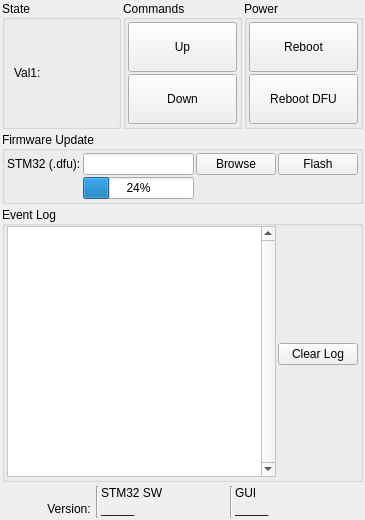
<?xml version="1.0" encoding="UTF-8"?>
<ui version="4.0">
 <class>Form</class>
 <widget class="QWidget" name="Form">
  <property name="geometry">
   <rect>
    <x>0</x>
    <y>0</y>
    <width>365</width>
    <height>520</height>
   </rect>
  </property>
  <property name="sizePolicy">
   <sizepolicy hsizetype="Maximum" vsizetype="Maximum">
    <horstretch>0</horstretch>
    <verstretch>0</verstretch>
   </sizepolicy>
  </property>
  <property name="windowTitle">
   <string>Form</string>
  </property>
  <layout class="QGridLayout" name="gridLayout_51">
   <property name="leftMargin">
    <number>2</number>
   </property>
   <property name="topMargin">
    <number>0</number>
   </property>
   <property name="rightMargin">
    <number>2</number>
   </property>
   <property name="bottomMargin">
    <number>0</number>
   </property>
   <property name="spacing">
    <number>2</number>
   </property>
   <item row="7" column="2">
    <widget class="QGroupBox" name="groupBox_control_power">
     <property name="sizePolicy">
      <sizepolicy hsizetype="Preferred" vsizetype="Minimum">
       <horstretch>0</horstretch>
       <verstretch>0</verstretch>
      </sizepolicy>
     </property>
     <property name="title">
      <string>Power</string>
     </property>
     <property name="alignment">
      <set>Qt::AlignmentFlag::AlignLeading|Qt::AlignmentFlag::AlignLeft|Qt::AlignmentFlag::AlignVCenter</set>
     </property>
     <layout class="QGridLayout" name="gridLayout_12">
      <property name="leftMargin">
       <number>2</number>
      </property>
      <property name="topMargin">
       <number>2</number>
      </property>
      <property name="rightMargin">
       <number>2</number>
      </property>
      <property name="bottomMargin">
       <number>2</number>
      </property>
      <property name="spacing">
       <number>2</number>
      </property>
      <item row="2" column="0">
       <widget class="QPushButton" name="control_reboot_bootloader">
        <property name="sizePolicy">
         <sizepolicy hsizetype="Minimum" vsizetype="Minimum">
          <horstretch>0</horstretch>
          <verstretch>0</verstretch>
         </sizepolicy>
        </property>
        <property name="minimumSize">
         <size>
          <width>50</width>
          <height>50</height>
         </size>
        </property>
        <property name="text">
         <string>Reboot DFU</string>
        </property>
       </widget>
      </item>
      <item row="1" column="0">
       <widget class="QPushButton" name="control_reboot">
        <property name="sizePolicy">
         <sizepolicy hsizetype="Minimum" vsizetype="Minimum">
          <horstretch>0</horstretch>
          <verstretch>0</verstretch>
         </sizepolicy>
        </property>
        <property name="minimumSize">
         <size>
          <width>50</width>
          <height>50</height>
         </size>
        </property>
        <property name="text">
         <string>Reboot</string>
        </property>
       </widget>
      </item>
     </layout>
    </widget>
   </item>
   <item row="7" column="1">
    <widget class="QGroupBox" name="groupBox_control_brightness">
     <property name="sizePolicy">
      <sizepolicy hsizetype="Preferred" vsizetype="Minimum">
       <horstretch>0</horstretch>
       <verstretch>0</verstretch>
      </sizepolicy>
     </property>
     <property name="title">
      <string>Commands</string>
     </property>
     <property name="alignment">
      <set>Qt::AlignmentFlag::AlignLeading|Qt::AlignmentFlag::AlignLeft|Qt::AlignmentFlag::AlignVCenter</set>
     </property>
     <layout class="QGridLayout" name="gridLayout_9">
      <property name="leftMargin">
       <number>2</number>
      </property>
      <property name="topMargin">
       <number>2</number>
      </property>
      <property name="rightMargin">
       <number>2</number>
      </property>
      <property name="bottomMargin">
       <number>2</number>
      </property>
      <property name="spacing">
       <number>2</number>
      </property>
      <item row="1" column="0">
       <widget class="QPushButton" name="control_brightness_up">
        <property name="sizePolicy">
         <sizepolicy hsizetype="Minimum" vsizetype="Minimum">
          <horstretch>0</horstretch>
          <verstretch>0</verstretch>
         </sizepolicy>
        </property>
        <property name="minimumSize">
         <size>
          <width>50</width>
          <height>50</height>
         </size>
        </property>
        <property name="text">
         <string>Up</string>
        </property>
        <property name="autoDefault">
         <bool>true</bool>
        </property>
       </widget>
      </item>
      <item row="2" column="0">
       <widget class="QPushButton" name="control_brightness_down">
        <property name="sizePolicy">
         <sizepolicy hsizetype="Minimum" vsizetype="Minimum">
          <horstretch>0</horstretch>
          <verstretch>0</verstretch>
         </sizepolicy>
        </property>
        <property name="minimumSize">
         <size>
          <width>50</width>
          <height>50</height>
         </size>
        </property>
        <property name="text">
         <string>Down</string>
        </property>
        <property name="autoDefault">
         <bool>true</bool>
        </property>
       </widget>
      </item>
     </layout>
    </widget>
   </item>
   <item row="7" column="0">
    <widget class="QGroupBox" name="groupBox_control_brightness_2">
     <property name="sizePolicy">
      <sizepolicy hsizetype="Preferred" vsizetype="Minimum">
       <horstretch>0</horstretch>
       <verstretch>0</verstretch>
      </sizepolicy>
     </property>
     <property name="title">
      <string>State</string>
     </property>
     <property name="alignment">
      <set>Qt::AlignmentFlag::AlignLeading|Qt::AlignmentFlag::AlignLeft|Qt::AlignmentFlag::AlignVCenter</set>
     </property>
     <layout class="QGridLayout" name="gridLayout_3">
      <item row="0" column="0">
       <widget class="QLabel" name="label_state_val1">
        <property name="sizePolicy">
         <sizepolicy hsizetype="Preferred" vsizetype="Maximum">
          <horstretch>0</horstretch>
          <verstretch>0</verstretch>
         </sizepolicy>
        </property>
        <property name="text">
         <string>Val1:</string>
        </property>
       </widget>
      </item>
      <item row="0" column="1">
       <widget class="QLabel" name="state_val1">
        <property name="sizePolicy">
         <sizepolicy hsizetype="Preferred" vsizetype="Maximum">
          <horstretch>0</horstretch>
          <verstretch>0</verstretch>
         </sizepolicy>
        </property>
        <property name="text">
         <string/>
        </property>
       </widget>
      </item>
     </layout>
    </widget>
   </item>
   <item row="8" column="0" colspan="3">
    <widget class="QGroupBox" name="groupBox_firmware_update">
     <property name="sizePolicy">
      <sizepolicy hsizetype="Preferred" vsizetype="Minimum">
       <horstretch>0</horstretch>
       <verstretch>0</verstretch>
      </sizepolicy>
     </property>
     <property name="title">
      <string>Firmware Update</string>
     </property>
     <property name="alignment">
      <set>Qt::AlignmentFlag::AlignLeading|Qt::AlignmentFlag::AlignLeft|Qt::AlignmentFlag::AlignVCenter</set>
     </property>
     <layout class="QGridLayout" name="gridLayout_2">
      <property name="leftMargin">
       <number>2</number>
      </property>
      <property name="topMargin">
       <number>2</number>
      </property>
      <property name="rightMargin">
       <number>2</number>
      </property>
      <property name="bottomMargin">
       <number>2</number>
      </property>
      <property name="spacing">
       <number>2</number>
      </property>
      <item row="0" column="2">
       <widget class="QPushButton" name="pushButton_browse_stm32">
        <property name="sizePolicy">
         <sizepolicy hsizetype="Minimum" vsizetype="Fixed">
          <horstretch>0</horstretch>
          <verstretch>0</verstretch>
         </sizepolicy>
        </property>
        <property name="text">
         <string>Browse</string>
        </property>
       </widget>
      </item>
      <item row="0" column="1">
       <widget class="QLineEdit" name="lineEdit_stm32_fw_file_name"/>
      </item>
      <item row="0" column="3">
       <widget class="QPushButton" name="pushButton_update_stm32">
        <property name="sizePolicy">
         <sizepolicy hsizetype="Minimum" vsizetype="Fixed">
          <horstretch>0</horstretch>
          <verstretch>0</verstretch>
         </sizepolicy>
        </property>
        <property name="text">
         <string>Flash</string>
        </property>
        <property name="flat">
         <bool>false</bool>
        </property>
       </widget>
      </item>
      <item row="0" column="0">
       <widget class="QLabel" name="label_stm32_fw">
        <property name="sizePolicy">
         <sizepolicy hsizetype="Preferred" vsizetype="Maximum">
          <horstretch>0</horstretch>
          <verstretch>0</verstretch>
         </sizepolicy>
        </property>
        <property name="text">
         <string>STM32 (.dfu):</string>
        </property>
       </widget>
      </item>
      <item row="1" column="1">
       <widget class="QProgressBar" name="progress_bar_fw">
        <property name="sizePolicy">
         <sizepolicy hsizetype="Expanding" vsizetype="Fixed">
          <horstretch>0</horstretch>
          <verstretch>0</verstretch>
         </sizepolicy>
        </property>
        <property name="value">
         <number>24</number>
        </property>
       </widget>
      </item>
     </layout>
    </widget>
   </item>
   <item row="9" column="0" colspan="3">
    <widget class="QGroupBox" name="groupBox_event_log">
     <property name="sizePolicy">
      <sizepolicy hsizetype="Preferred" vsizetype="Expanding">
       <horstretch>0</horstretch>
       <verstretch>0</verstretch>
      </sizepolicy>
     </property>
     <property name="title">
      <string>Event Log</string>
     </property>
     <property name="alignment">
      <set>Qt::AlignmentFlag::AlignLeading|Qt::AlignmentFlag::AlignLeft|Qt::AlignmentFlag::AlignVCenter</set>
     </property>
     <layout class="QGridLayout" name="gridLayout">
      <property name="leftMargin">
       <number>2</number>
      </property>
      <property name="topMargin">
       <number>0</number>
      </property>
      <property name="rightMargin">
       <number>2</number>
      </property>
      <property name="bottomMargin">
       <number>2</number>
      </property>
      <property name="horizontalSpacing">
       <number>2</number>
      </property>
      <property name="verticalSpacing">
       <number>0</number>
      </property>
      <item row="4" column="1">
       <spacer name="verticalSpacer_2">
        <property name="orientation">
         <enum>Qt::Orientation::Vertical</enum>
        </property>
        <property name="sizeType">
         <enum>QSizePolicy::Policy::Expanding</enum>
        </property>
        <property name="sizeHint" stdset="0">
         <size>
          <width>0</width>
          <height>0</height>
         </size>
        </property>
       </spacer>
      </item>
      <item row="2" column="1">
       <spacer name="verticalSpacer">
        <property name="orientation">
         <enum>Qt::Orientation::Vertical</enum>
        </property>
        <property name="sizeType">
         <enum>QSizePolicy::Policy::Expanding</enum>
        </property>
        <property name="sizeHint" stdset="0">
         <size>
          <width>0</width>
          <height>0</height>
         </size>
        </property>
       </spacer>
      </item>
      <item row="1" column="1">
       <widget class="QWidget" name="serial_log_side" native="true">
        <property name="sizePolicy">
         <sizepolicy hsizetype="Fixed" vsizetype="Fixed">
          <horstretch>0</horstretch>
          <verstretch>0</verstretch>
         </sizepolicy>
        </property>
        <layout class="QGridLayout" name="gridLayout_17">
         <property name="leftMargin">
          <number>2</number>
         </property>
         <property name="topMargin">
          <number>2</number>
         </property>
         <property name="rightMargin">
          <number>2</number>
         </property>
         <property name="bottomMargin">
          <number>2</number>
         </property>
         <property name="spacing">
          <number>2</number>
         </property>
        </layout>
       </widget>
      </item>
      <item row="0" column="0" rowspan="5">
       <widget class="QPlainTextEdit" name="plainTextEdit_event_log">
        <property name="sizePolicy">
         <sizepolicy hsizetype="Expanding" vsizetype="Expanding">
          <horstretch>0</horstretch>
          <verstretch>0</verstretch>
         </sizepolicy>
        </property>
        <property name="minimumSize">
         <size>
          <width>0</width>
          <height>150</height>
         </size>
        </property>
        <property name="font">
         <font>
          <family>Monospace</family>
         </font>
        </property>
        <property name="focusPolicy">
         <enum>Qt::FocusPolicy::StrongFocus</enum>
        </property>
        <property name="styleSheet">
         <string notr="true">QPlainTextEdit {background-color: rgb(255, 255, 255);}</string>
        </property>
        <property name="verticalScrollBarPolicy">
         <enum>Qt::ScrollBarPolicy::ScrollBarAlwaysOn</enum>
        </property>
        <property name="lineWrapMode">
         <enum>QPlainTextEdit::LineWrapMode::NoWrap</enum>
        </property>
        <property name="textInteractionFlags">
         <set>Qt::TextInteractionFlag::LinksAccessibleByMouse|Qt::TextInteractionFlag::TextSelectableByMouse</set>
        </property>
       </widget>
      </item>
      <item row="3" column="1">
       <widget class="QPushButton" name="pushButton_clear_log">
        <property name="text">
         <string>Clear Log</string>
        </property>
       </widget>
      </item>
     </layout>
    </widget>
   </item>
   <item row="10" column="0" colspan="3">
    <widget class="QFrame" name="frame_version">
     <property name="sizePolicy">
      <sizepolicy hsizetype="Expanding" vsizetype="Minimum">
       <horstretch>0</horstretch>
       <verstretch>0</verstretch>
      </sizepolicy>
     </property>
     <layout class="QGridLayout" name="gridLayout_16" columnstretch="0,0,0,0,0,0">
      <property name="leftMargin">
       <number>2</number>
      </property>
      <property name="topMargin">
       <number>2</number>
      </property>
      <property name="rightMargin">
       <number>2</number>
      </property>
      <property name="bottomMargin">
       <number>2</number>
      </property>
      <property name="spacing">
       <number>2</number>
      </property>
      <item row="0" column="1" rowspan="4">
       <widget class="Line" name="line">
        <property name="orientation">
         <enum>Qt::Orientation::Vertical</enum>
        </property>
       </widget>
      </item>
      <item row="2" column="0">
       <widget class="QLabel" name="label_version_version">
        <property name="sizePolicy">
         <sizepolicy hsizetype="Fixed" vsizetype="Maximum">
          <horstretch>0</horstretch>
          <verstretch>0</verstretch>
         </sizepolicy>
        </property>
        <property name="minimumSize">
         <size>
          <width>90</width>
          <height>0</height>
         </size>
        </property>
        <property name="text">
         <string>Version: </string>
        </property>
        <property name="alignment">
         <set>Qt::AlignmentFlag::AlignRight|Qt::AlignmentFlag::AlignTrailing|Qt::AlignmentFlag::AlignVCenter</set>
        </property>
       </widget>
      </item>
      <item row="0" column="2" rowspan="2">
       <widget class="QLabel" name="label_version_micro_sw">
        <property name="sizePolicy">
         <sizepolicy hsizetype="Minimum" vsizetype="Maximum">
          <horstretch>0</horstretch>
          <verstretch>0</verstretch>
         </sizepolicy>
        </property>
        <property name="minimumSize">
         <size>
          <width>50</width>
          <height>0</height>
         </size>
        </property>
        <property name="text">
         <string>STM32 SW</string>
        </property>
        <property name="alignment">
         <set>Qt::AlignmentFlag::AlignLeading|Qt::AlignmentFlag::AlignLeft|Qt::AlignmentFlag::AlignVCenter</set>
        </property>
       </widget>
      </item>
      <item row="2" column="2">
       <widget class="QLabel" name="label_version_micro_sw_version">
        <property name="sizePolicy">
         <sizepolicy hsizetype="Preferred" vsizetype="Maximum">
          <horstretch>0</horstretch>
          <verstretch>0</verstretch>
         </sizepolicy>
        </property>
        <property name="text">
         <string>_____</string>
        </property>
        <property name="alignment">
         <set>Qt::AlignmentFlag::AlignLeading|Qt::AlignmentFlag::AlignLeft|Qt::AlignmentFlag::AlignVCenter</set>
        </property>
        <property name="textInteractionFlags">
         <set>Qt::TextInteractionFlag::LinksAccessibleByMouse|Qt::TextInteractionFlag::TextSelectableByMouse</set>
        </property>
       </widget>
      </item>
      <item row="0" column="5" rowspan="2">
       <widget class="QLabel" name="label_version_gui">
        <property name="sizePolicy">
         <sizepolicy hsizetype="Minimum" vsizetype="Maximum">
          <horstretch>0</horstretch>
          <verstretch>0</verstretch>
         </sizepolicy>
        </property>
        <property name="minimumSize">
         <size>
          <width>50</width>
          <height>0</height>
         </size>
        </property>
        <property name="text">
         <string>GUI</string>
        </property>
        <property name="alignment">
         <set>Qt::AlignmentFlag::AlignLeading|Qt::AlignmentFlag::AlignLeft|Qt::AlignmentFlag::AlignVCenter</set>
        </property>
       </widget>
      </item>
      <item row="2" column="5">
       <widget class="QLabel" name="label_version_gui_version">
        <property name="sizePolicy">
         <sizepolicy hsizetype="Preferred" vsizetype="Maximum">
          <horstretch>0</horstretch>
          <verstretch>0</verstretch>
         </sizepolicy>
        </property>
        <property name="text">
         <string>_____</string>
        </property>
        <property name="alignment">
         <set>Qt::AlignmentFlag::AlignLeading|Qt::AlignmentFlag::AlignLeft|Qt::AlignmentFlag::AlignVCenter</set>
        </property>
        <property name="textInteractionFlags">
         <set>Qt::TextInteractionFlag::LinksAccessibleByMouse|Qt::TextInteractionFlag::TextSelectableByMouse</set>
        </property>
       </widget>
      </item>
      <item row="0" column="4" rowspan="4">
       <widget class="Line" name="line_2">
        <property name="orientation">
         <enum>Qt::Orientation::Vertical</enum>
        </property>
       </widget>
      </item>
     </layout>
    </widget>
   </item>
  </layout>
 </widget>
 <tabstops>
  <tabstop>lineEdit_stm32_fw_file_name</tabstop>
  <tabstop>plainTextEdit_event_log</tabstop>
 </tabstops>
 <resources/>
 <connections/>
</ui>
